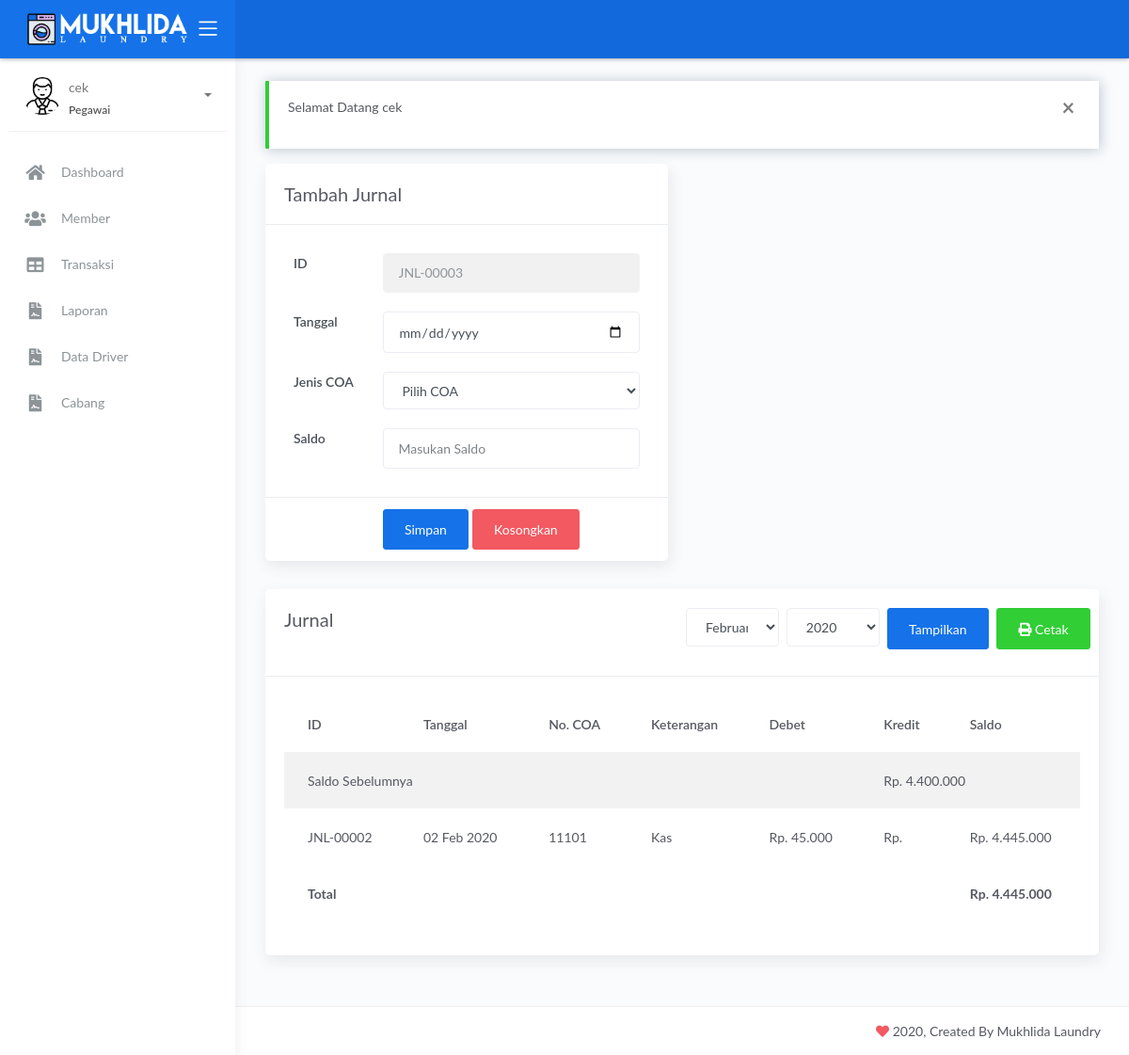
/operator/index.php?page=jurnal (signed in), run on the app's committed database.
### tables this page shows
CREATE TABLE `jurnal` (
  `kode_jurnal` varchar(10) NOT NULL,
  `tanggal` date NOT NULL,
  `saldo` float NOT NULL,
  `coa_id` int(11) NOT NULL
);

CREATE TABLE `coa` (
  `no_coa` int(11) NOT NULL,
  `nama_coa` varchar(50) NOT NULL,
  `gol` char(1) NOT NULL,
  `klasifikasi` int(1) NOT NULL,
  `saldo` int(10) NOT NULL
);

CREATE TABLE `info_toko` (
  `nama_toko` varchar(50) NOT NULL,
  `tentang` text NOT NULL,
  `alamat` varchar(255) NOT NULL,
  `email` varchar(50) NOT NULL,
  `telp` varchar(20) NOT NULL,
  `fax` varchar(20) NOT NULL,
  `rek` varchar(20) NOT NULL,
  `facebook` varchar(100) NOT NULL,
  `twitter` varchar(100) NOT NULL,
  `instagram` varchar(100) NOT NULL
);

### operator/sistem/content.php (called while the page is built, shortened)
<?php
include_once '../sistem/koneksi.php';
$get_page = $_GET['page'];
switch ($get_page) {
    case 'jurnal':
        $title = 'Jurnal';
        break;
}
$info_toko = mysqli_fetch_assoc(mysqli_query($koneksi, "SELECT * FROM info_toko"));

### operator/views/jurnal.php (the view, shortened to what this page needs)
<?php
$b = @$_GET['bulan'] ? $_GET['bulan'] : date('m');
$t = @$_GET['tahun'] ? $_GET['tahun'] : date('Y');
$query = mysqli_query($koneksi, "SELECT *, jurnal.saldo AS saldo_jurnal FROM jurnal JOIN coa ON jurnal.coa_id = coa.no_coa WHERE DATE_FORMAT(tanggal, '%Y-%m-%d') BETWEEN '$t-$b-01' AND '$t-$b-32'  ORDER BY tanggal ASC");
$bulan = ['Januari', 'Februari', 'Maret', 'April', 'Mei', 'Juni', 'Juli', 'Agustus', 'September', 'Oktober', 'November', 'Desember'];
$last_jurnal_kode = mysqli_fetch_assoc(mysqli_query($koneksi, "SELECT SUBSTR(kode_jurnal, 5, 5) AS id FROM jurnal ORDER BY kode_jurnal DESC"));
$prefix_code = 'JNL-';
$new_kode = sprintf('%05d', $last_jurnal_kode['id'] + 1);
$kode_jurnal = $prefix_code . $new_kode;
$saldo_debet = mysqli_fetch_assoc(mysqli_query($koneksi, "SELECT SUM(jurnal.saldo) AS debet FROM jurnal JOIN coa ON jurnal.coa_id = coa.no_coa WHERE DATE_FORMAT(tanggal, '%Y-%m-%d') < '$t-$b-01' AND coa.gol = 'D'"));
$saldo_kredit = mysqli_fetch_assoc(mysqli_query($koneksi, "SELECT SUM(jurnal.saldo) AS kredit FROM jurnal JOIN coa ON jurnal.coa_id = coa.no_coa WHERE DATE_FORMAT(tanggal, '%Y-%m-%d') < '$t-$b-01' AND coa.gol = 'C'"));
$saldo = $saldo_debet['debet'] - $saldo_kredit['kredit'];
?>
<div class="page-inner">
    <?php if (@$_SESSION['pesan']): ?>
        <div class="alert alert-<?= $_SESSION['pesan']['status'] == 'error' ? 'danger' : $_SESSION['pesan']['status'] ?> alert-dismisable fade show" role="alert">
            <button class="close" data-dismiss="alert" aria-label="Close">
                <span aria-hidden="true">&times;</span>
            </button>
            <p><?= $_SESSION['pesan']['msg'] ?></p>
        </div>
    <?php endif; ?>
    <div class="main-content">
        <div class="row">
            <div class="col-lg-6 col-md-12">
                <div class="card">
                    <form id="form-jurnal" action="sistem/add_jurnal.php" method="post">
                        <div class="card-header">
                            <h4 class="card-title">Tambah Jurnal</h4>
                        </div>
                        <div class="card-body">
                            <div class="form-row form-group">
                                <label for="kode_jurnal" class="col-3">ID</label>
                                <div class="col-9">
                                    <input type="text" name="kode_jurnal" value="<?= $kode_jurnal ?>" id="kode_jurnal" readonly class="form-control">
                                </div>
                            </div>
                            <div class="form-row form-group">
                                <label for="tanggal" class="col-3">Tanggal</label>
                                <div class="col-9">
                                    <input type="date" name="tanggal" id="tanggal" class="form-control" required>
                                </div>
                            </div>
                            <div class="form-row form-group">
                                <label for="coa" class="col-3">Jenis COA</label>
                                <div class="col-9">
                                    <select name="coa_id" id="select-coa" class="form-control">
                                        <option value="" disabled selected>Pilih COA</option>
                                    </select>
                                </div>
                            </div>
                            <div class="form-row form-group">
                                <label for="saldo" class="col-3">Saldo</label>
                                <div class="col-9">
                                    <input type="number" name="saldo" id="saldo" class="form-control" placeholder="Masukan Saldo">
                                </div>
                            </div>
                        </div>
                        <div class="card-footer border-top">
                            <div class="row">
                                <div class="col-3"></div>
                                <div class="col-9">
                                    <button type="submit" class="btn btn-primary">Simpan <i class=""></i></button>
                                    <button type="reset" class="btn btn-danger">Kosongkan <i class=""></i></button>
                                </div>
                            </div>
                        </div>
                    </form>
                </div>
            </div>
        </div>
        <div class="card">
            <div class="card-header border-bottom">
                <div class="row mb-2">
                    <div class="col-lg-6 col-md-12">
                        <h4 class="card-title"><?= $title ?></h2>
                    </div>
                    <div class="col-lg-6 col-md-12 text-right ml-auto">
                        <form action="index.php" method="get">
                            <div class="row">
                                <div class="col p-1">
                                    <select name="bulan" id="" class="form-control">
                                        <?php for ($i=1; $i <= 12; $i++): $sb = (strlen($i) < 2) ? '0'.$i : $i; ?>
                                            <option value="<?= $sb; ?>" <?= ($sb == $b) ? 'selected' : '' ?>><?= $bulan[$i-1] ?></option>
                                        <?php endfor; ?>
                                    </select>
                                </div>
                                <div class="col p-1">
                                    <select name="tahun" id="" class="form-control">
                                        <?php for ($st=date('Y'); $st > date(Y)-5; $st--): ?>
                                            <option value="<?= $st ?>" <?= ($st == $t) ? 'selected' : '' ?>><?= $st ?></option>
                                        <?php endfor; ?>
                                    </select>
                                </div>
                                <div class="col p-1">
                                    <button type="submit" class="btn btn-primary">Tampilkan</button>
                                </div>
                                <div class="col p-1">
                                    <a href="cetak_jurnal.php?&bulan=<?= $b ?>&tahun=<?= $t ?>" target="_blank" class="btn btn-success">
                                        <i class="fa fa-print"></i> Cetak
                                    </a>
                                </div>
                            </div>
                        </form>
                    </div>
                </div>
            </div>
            <div class="card-body">
                <div class="table-responsive">
                    <table class="table table-striped">
                        <thead>
                            <th>ID</th>
                            <th>Tanggal</th>
                            <th>No. COA</th>
                            <th>Keterangan</th>
                            <th>Debet</th>
                            <th>Kredit</th>
                            <th>Saldo</th>
                        </thead>
                        <tbody>
                            <tr>
                                <td colspan="5">Saldo Sebelumnya</td>
                                <td colspan="2">Rp. <?= number_format($saldo, 0, ',', '.') ?></td>
                            </tr>
                            <?php while($row = mysqli_fetch_assoc($query)): ?>
                                <tr>
                                    <td><?= $row['kode_jurnal'] ?></td>
                                    <td><?= date('d M Y', strtotime($row['tanggal'])) ?></td>
                                    <td><?= $row['no_coa'] ?></td>
                                    <td><?= $row['nama_coa'] ?></td>
                                    <td>Rp. <?= ($row['gol'] == 'D') ? number_format($row['saldo_jurnal'], 0, ',', '.') : '' ?></td>
                                    <td>Rp. <?= ($row['gol'] == 'C') ? number_format($row['saldo_jurnal'], 0, ',', '.') : '' ?></td>
                                    <td>Rp. <?php $saldo = ($row['gol'] == 'D') ? $saldo + $row['saldo_jurnal'] : $saldo - $row['saldo_jurnal']; echo number_format($saldo, 0, ',', '.') ?></td>
                                </tr>
                            <?php endwhile; ?>
                        </tbody>
                        <tfoot>
                            <th colspan="6">Total</th>
                            <th colspan="1">Rp. <?= number_format($saldo, 0, ',', '.') ?></th>
                        </tfoot>
                    </table>
                </div>
            </div>
        </div>
    </div>
</div>

### operator/index.php (shortened to what this page needs)
<?php include_once 'sistem/content.php'; ?>
<!DOCTYPE html>
<html lang="en">
<head>
	<link rel="stylesheet" href="../assets/css/bootstrap.min.css">
    <link rel="stylesheet" href="../assets/css/atlantis.min.css">
	<link rel="stylesheet" href="../assets/css/fonts.min.css">
	<link rel="stylesheet" href="../assets/js/plugin/select2/css/select2.min.css">
	<link rel="stylesheet" href="../assets/css/style.css">
</head>
<body>
	<div class="wrapper">
		<div class="main-header">
			<div class="logo-header" data-background-color="blue">
				<a href="index.php" class="logo text-white text-uppercase">
					<img src="../assets/img/mukhlida-laundry.png" alt="Logo Image" style="width: 90%">
				</a>
				<div class="nav-toggle">
					<button class="btn btn-toggle toggle-sidebar">
						<i class="icon-menu"></i>
					</button>
				</div>
			</div>
			<nav class="navbar navbar-header navbar-expand-lg" data-background-color="blue2">
			</nav>
		</div>
		<div class="sidebar sidebar-style-2">
			<div class="sidebar-wrapper scrollbar scrollbar-inner">
				<div class="sidebar-content">
					<div class="user">
						<div class="avatar-sm float-left mr-2">
							<img src="../assets/img/<?= $_SESSION['jenis_kelamin'] ?>.png" alt="<?= $_SESSION['jenis_kelamin'] ?>" class="avatar-img rounded-circle">
						</div>
						<div class="info">
							<a data-toggle="collapse" href="#collapseExample" aria-expanded="true">
								<span>
									<?= $_SESSION['nama'] ?>
									<span class="user-level"><?= $_SESSION['level'] ?></span>
									<span class="caret"></span>
								</span>
							</a>
						</div>
					</div>
					<ul class="nav nav-primary">
						<li class="nav-item <?= @$d_active ?>">
							<a href="index.php">
								<i class="fas fa-home"></i>
								<p>Dashboard</p>
							</a>
						</li>
						<li class="nav-item <?= @$m_active ?>">
							<a href="index.php?page=member">
								<i class="fas fa-users"></i>
								<p>Member</p>
							</a>
						</li>
						<?php if ($_SESSION['level']=='Pegawai'): ?>
						<li class="nav-item <?= @$ps_active ?>">
							<a href="index.php?page=pesanan">
								<i class="fas fa-table"></i>
								<p>Transaksi</p>
							</a>
						</li>
						<?php endif ?>
						<li class="nav-item <?= @$l_active ?>">
							<a href="index.php?page=laporan">
								<i class="fas fa-file-contract"></i>
								<p>Laporan</p>
							</a>
						</li>
						<li class="nav-item <?= @$dr_active ?>">
							<a href="index.php?page=driver">
								<i class="fas fa-file-contract"></i>
								<p>Data Driver</p>
							</a>
						</li>
						<li class="nav-item <?= @$ca_active ?>">
							<a href="index.php?page=cabang">
								<i class="fas fa-file-contract"></i>
								<p>Cabang</p>
							</a>
						</li>
					</ul>
				</div>
			</div>
		</div>
		<div class="main-panel">
			<div class="content">
				<?php include_once 'views/' . $page ?>
			</div>
			<footer class="footer">
				<div class="container-fluid">
					<div class="copyright ml-auto">
						<i class="fa fa-heart heart text-danger"></i> 2020, Created By <?= $info_toko['nama_toko'] ?>
					</div>
				</div>
			</footer>
		</div>
	</div>
</body>
</html>

### assets/css/style.css (style rules this page uses)
.logo-header .logo { min-width: 175px; }

### data on the page
jurnal: kode_jurnal "JNL-00002", tanggal "02 Feb 2020", coa.no_coa "11101", coa.nama_coa "Kas", saldo "45.000", saldo "4.445.000"
info_toko: nama_toko "Mukhlida Laundry"

### other printed values
$_SESSION['nama'] "cek"
$_SESSION['level'] "Pegawai"
$_SESSION['pesan']['msg'] "Selamat Datang cek"
$title "Jurnal"
$saldo "4.400.000"
$saldo "4.445.000"
form field bulan "Februari"
form field tahun "2020"
